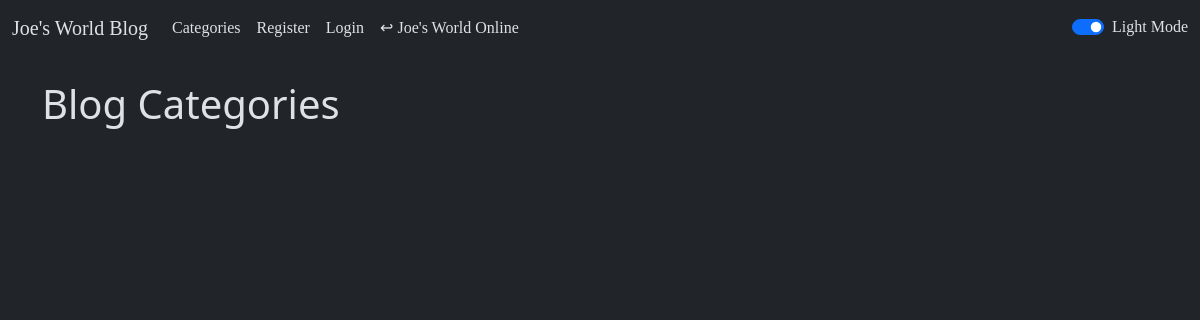
The page /blog/category-list/ on the database as committed earlier.
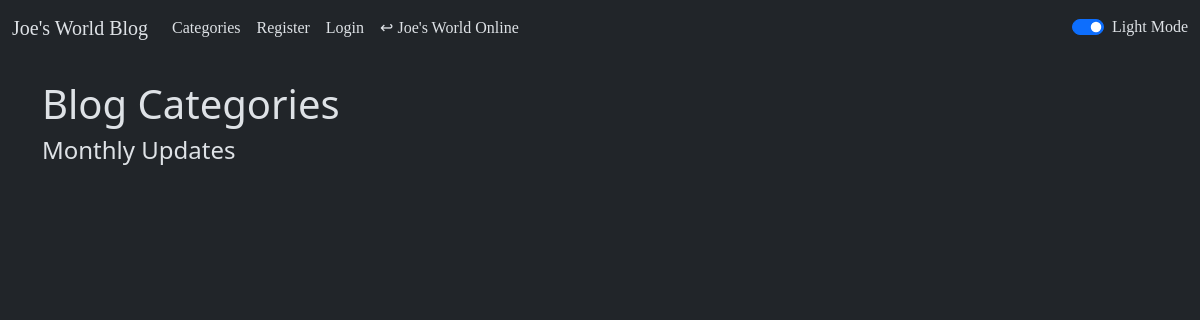
The same page on the database as committed later.
### blog/models.py (models this page shows, shortened)
class Category(models.Model):
    name = models.CharField(max_length=255)
    def __str__(self):
        return self.name

### blog/views.py (the view)
# urls.py: path('category-list/', CategoryListView, name='category-list'),
def CategoryListView(request):
    cat_menu_list = Category.objects.all()
    return render(request, 'category_list.html', {'cat_menu_list':cat_menu_list})

### blog/templates/category_list.html (shortened to what this page needs)
{% extends 'base.html' %}
{% block content %}
    <h1>Blog Categories</h1>
    {% for item in cat_menu_list %}
        <h4><a class="dropdown-item" href="{% url 'category-view' item|slugify %}">
            {{ item }}</a></h4>
    {% endfor %}
{% endblock %}

### blog/templates/base.html (shortened to what this page needs)
{% load static %}
<!doctype html>
<html lang="en" data-bs-theme="dark">
  <head>
    <link href="https://cdn.jsdelivr.net/npm/bootstrap@5.3.3/dist/css/bootstrap.min.css" rel="stylesheet">
  </head>
  <body class="blog-body">
    <nav class="navbar navbar-expand-lg navbar-dark bg-body chcard-font">
      <div class="container-fluid">
        <a class="navbar-brand text-body" href="{% url 'bloghome' %}">Joe's World Blog</a>
        <div class="collapse navbar-collapse" id="navbarSupportedContent">
          <ul class="navbar-nav me-auto mb-2 mb-lg-0">
            {% if cat_menu %}
              <li class="nav-item dropdown">
                <a class="nav-link dropdown-toggle text-body" href="#" id="navbarDropdown" role="button" data-bs-toggle="dropdown" aria-expanded="false">Categories</a>
                <ul class="dropdown-menu" aria-labelledby="navbarDropdown">
                  {% for item in cat_menu %}
                    <a class="dropdown-item" href="{% url 'category-view' item|slugify %}">{{ item }}</a>
                  {% endfor %}
                </ul>
              </li>
            {% else %}
              <li class="nav-item">
                <a class="nav-link text-body" href="{% url 'category-list' %}">Categories</a>
              </li>
            {% endif %}
            {% if user.is_authenticated %}
              <li class="nav-item">
                <a class="nav-link text-body" href="{% url 'add_post' %}">Add Post</a>
              </li>
              <li class="nav-item">
                <a class="nav-link text-body" href="{% url 'add_category' %}">Add Category</a>
              </li>
            {% else %}
              <li class="nav-item">
                <a class="nav-link text-body" href="{% url 'register_user' %}">Register</a>
              </li>
              <li class="nav-item">
                <a class="nav-link text-body" href="{% url 'login' %}">Login</a>
              </li>
            {% endif %}
            <li class="nav-item">
              <a class="nav-link text-body" href="{% url 'home' %}">↩ Joe's World Online</a>
            </li>
          </ul>
          <div class="form-check form-switch">
            <input class="form-check-input" type="checkbox" id="darkModeSwitch" />
            <label class="form-check-label" for="darkModeSwitch" id="darkModeLabel">Dark Mode</label>
          </div>
        </div>
      </div>
    </nav>
    <br/>
    <div class="container">
      {% block content %}{% endblock %}
    </div>
  </body>
</html>

### myapp/templates/widgets/profile_pic_dropdown.html (shortened to what this page needs)
{% load static %}

Rows that differ between the two databases and show on the page:
added Category: name "Monthly Updates"
